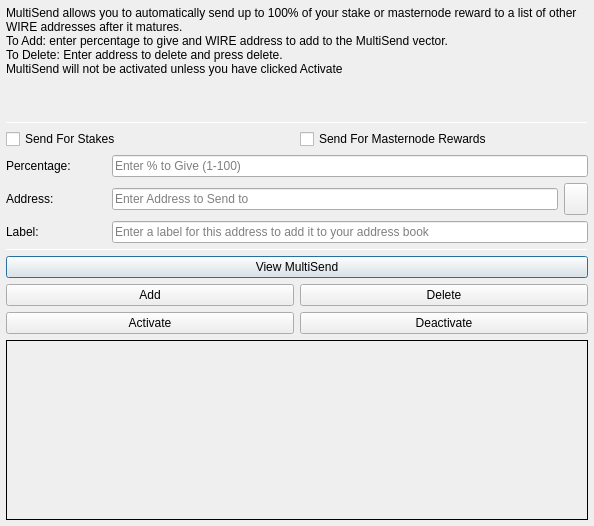
<?xml version="1.0" encoding="UTF-8"?>
<ui version="4.0">
 <class>MultiSendDialog</class>
 <widget class="QDialog" name="MultiSendDialog">
  <property name="windowModality">
   <enum>Qt::NonModal</enum>
  </property>
  <property name="geometry">
   <rect>
    <x>0</x>
    <y>0</y>
    <width>594</width>
    <height>526</height>
   </rect>
  </property>
  <property name="windowTitle">
   <string>MultiSend</string>
  </property>
  <layout class="QVBoxLayout" name="verticalLayout" stretch="0">
   <property name="leftMargin">
    <number>6</number>
   </property>
   <property name="topMargin">
    <number>6</number>
   </property>
   <property name="rightMargin">
    <number>6</number>
   </property>
   <property name="bottomMargin">
    <number>6</number>
   </property>
   <item>
    <layout class="QVBoxLayout" name="verticalLayout_Main" stretch="1,1,1,0,1,1,1">
     <item>
      <widget class="QLabel" name="label_2">
       <property name="lineWidth">
        <number>1</number>
       </property>
       <property name="text">
        <string>MultiSend allows you to automatically send up to 100% of your stake or masternode reward to a list of other WIRE addresses after it matures.
To Add: enter percentage to give and WIRE address to add to the MultiSend vector.
To Delete: Enter address to delete and press delete.
MultiSend will not be activated unless you have clicked Activate</string>
       </property>
       <property name="alignment">
        <set>Qt::AlignLeading|Qt::AlignLeft|Qt::AlignTop</set>
       </property>
       <property name="wordWrap">
        <bool>true</bool>
       </property>
      </widget>
     </item>
     <item>
      <widget class="Line" name="line">
       <property name="minimumSize">
        <size>
         <width>0</width>
         <height>1</height>
        </size>
       </property>
       <property name="maximumSize">
        <size>
         <width>16777215</width>
         <height>1</height>
        </size>
       </property>
       <property name="orientation">
        <enum>Qt::Horizontal</enum>
       </property>
      </widget>
     </item>
     <item>
      <layout class="QVBoxLayout" name="verticalLayout_Settings">
       <item>
        <layout class="QHBoxLayout" name="horizontalLayout">
         <item>
          <widget class="QCheckBox" name="multiSendStakeCheckBox">
           <property name="text">
            <string>Send For Stakes</string>
           </property>
          </widget>
         </item>
         <item>
          <widget class="QCheckBox" name="multiSendMasternodeCheckBox">
           <property name="text">
            <string>Send For Masternode Rewards</string>
           </property>
          </widget>
         </item>
        </layout>
       </item>
       <item>
        <layout class="QHBoxLayout" name="horizontalLayout_6">
         <item>
          <widget class="QLabel" name="label">
           <property name="minimumSize">
            <size>
             <width>100</width>
             <height>0</height>
            </size>
           </property>
           <property name="toolTip">
            <string>Percentage of stake to send</string>
           </property>
           <property name="text">
            <string>Percentage:</string>
           </property>
          </widget>
         </item>
         <item>
          <widget class="QLineEdit" name="multiSendPercentEdit">
           <property name="toolTip">
            <string>Enter whole numbers 1 - 100</string>
           </property>
           <property name="placeholderText">
            <string>Enter % to Give (1-100)</string>
           </property>
          </widget>
         </item>
        </layout>
       </item>
       <item>
        <layout class="QHBoxLayout" name="horizontalLayout_7">
         <item>
          <widget class="QLabel" name="label_5">
           <property name="minimumSize">
            <size>
             <width>100</width>
             <height>0</height>
            </size>
           </property>
           <property name="toolTip">
            <string>Address to send portion of stake to</string>
           </property>
           <property name="text">
            <string>Address:</string>
           </property>
          </widget>
         </item>
         <item>
          <widget class="QLineEdit" name="multiSendAddressEdit">
           <property name="toolTip">
            <string/>
           </property>
           <property name="placeholderText">
            <string>Enter Address to Send to</string>
           </property>
          </widget>
         </item>
         <item>
          <widget class="QToolButton" name="addressBookButton">
           <property name="maximumSize">
            <size>
             <width>16777215</width>
             <height>32</height>
            </size>
           </property>
           <property name="toolTip">
            <string>Choose an address from the address book</string>
           </property>
           <property name="text">
            <string/>
           </property>
           <property name="icon">
            <iconset resource="../wire.qrc">
             <normaloff>:/icons/address-book</normaloff>:/icons/address-book</iconset>
           </property>
           <property name="shortcut">
            <string>Alt+A</string>
           </property>
          </widget>
         </item>
        </layout>
       </item>
      </layout>
     </item>
     <item>
      <layout class="QHBoxLayout" name="horizontalLayout_3">
       <item>
        <widget class="QLabel" name="label_3">
         <property name="minimumSize">
          <size>
           <width>100</width>
           <height>0</height>
          </size>
         </property>
         <property name="text">
          <string>Label:</string>
         </property>
        </widget>
       </item>
       <item>
        <widget class="QLineEdit" name="labelAddressLabelEdit">
         <property name="placeholderText">
          <string>Enter a label for this address to add it to your address book</string>
         </property>
        </widget>
       </item>
      </layout>
     </item>
     <item>
      <widget class="Line" name="line_2">
       <property name="minimumSize">
        <size>
         <width>0</width>
         <height>1</height>
        </size>
       </property>
       <property name="maximumSize">
        <size>
         <width>16777215</width>
         <height>1</height>
        </size>
       </property>
       <property name="orientation">
        <enum>Qt::Horizontal</enum>
       </property>
      </widget>
     </item>
     <item>
      <layout class="QVBoxLayout" name="verticalLayout_Buttons">
       <item>
        <layout class="QHBoxLayout" name="horizontalLayout_4">
         <item>
          <widget class="QPushButton" name="viewButton">
           <property name="toolTip">
            <string/>
           </property>
           <property name="statusTip">
            <string>View MultiSend Vector</string>
           </property>
           <property name="text">
            <string>View MultiSend</string>
           </property>
          </widget>
         </item>
        </layout>
       </item>
       <item>
        <layout class="QHBoxLayout" name="horizontalLayout_2">
         <item>
          <widget class="QPushButton" name="addButton">
           <property name="toolTip">
            <string/>
           </property>
           <property name="statusTip">
            <string>Add to MultiSend Vector</string>
           </property>
           <property name="text">
            <string>Add</string>
           </property>
          </widget>
         </item>
         <item>
          <widget class="QPushButton" name="deleteButton">
           <property name="toolTip">
            <string/>
           </property>
           <property name="statusTip">
            <string>Delete Address From MultiSend Vector</string>
           </property>
           <property name="text">
            <string>Delete</string>
           </property>
          </widget>
         </item>
        </layout>
       </item>
       <item>
        <layout class="QHBoxLayout" name="horizontalLayout_5">
         <item>
          <widget class="QPushButton" name="activateButton">
           <property name="statusTip">
            <string>Activate MultiSend</string>
           </property>
           <property name="text">
            <string>Activate</string>
           </property>
          </widget>
         </item>
         <item>
          <widget class="QPushButton" name="disableButton">
           <property name="statusTip">
            <string>Deactivate MultiSend</string>
           </property>
           <property name="text">
            <string>Deactivate</string>
           </property>
          </widget>
         </item>
        </layout>
       </item>
      </layout>
     </item>
     <item>
      <widget class="QLabel" name="message">
       <property name="minimumSize">
        <size>
         <width>0</width>
         <height>180</height>
        </size>
       </property>
       <property name="frameShape">
        <enum>QFrame::Panel</enum>
       </property>
       <property name="frameShadow">
        <enum>QFrame::Plain</enum>
       </property>
       <property name="lineWidth">
        <number>1</number>
       </property>
       <property name="midLineWidth">
        <number>1</number>
       </property>
       <property name="text">
        <string/>
       </property>
       <property name="alignment">
        <set>Qt::AlignLeading|Qt::AlignLeft|Qt::AlignTop</set>
       </property>
       <property name="wordWrap">
        <bool>true</bool>
       </property>
      </widget>
     </item>
    </layout>
   </item>
  </layout>
 </widget>
 <resources>
  <include location="../wire.qrc"/>
 </resources>
 <connections/>
</ui>
